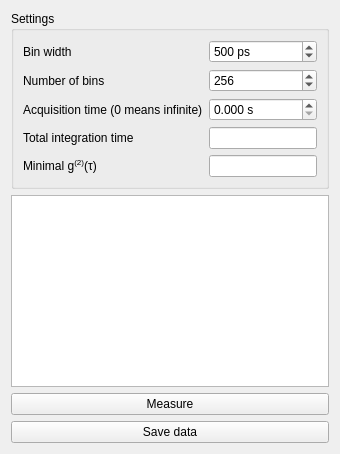
         <widget class="QWidget" name="TabHBT">
          <attribute name="title">
           <string>HBT</string>
          </attribute>
          <layout class="QVBoxLayout" name="verticalLayout_5">
           <item>
            <widget class="QGroupBox" name="GBHBTSettings">
             <property name="title">
              <string>Settings</string>
             </property>
             <layout class="QFormLayout" name="formLayout_3">
              <property name="leftMargin">
               <number>9</number>
              </property>
              <property name="topMargin">
               <number>9</number>
              </property>
              <property name="rightMargin">
               <number>9</number>
              </property>
              <property name="bottomMargin">
               <number>9</number>
              </property>
              <item row="0" column="0">
               <widget class="QLabel" name="LHBTBinWidth">
                <property name="text">
                 <string>Bin width</string>
                </property>
               </widget>
              </item>
              <item row="1" column="0">
               <widget class="QLabel" name="LHBTBinCount">
                <property name="text">
                 <string>Number of bins</string>
                </property>
               </widget>
              </item>
              <item row="1" column="1">
               <widget class="QSpinBox" name="SBHBTBinCount">
                <property name="minimum">
                 <number>20</number>
                </property>
                <property name="maximum">
                 <number>65535</number>
                </property>
                <property name="singleStep">
                 <number>10</number>
                </property>
                <property name="value">
                 <number>256</number>
                </property>
               </widget>
              </item>
              <item row="3" column="0">
               <widget class="QLabel" name="LHBTTotalIntegrationTime">
                <property name="text">
                 <string>Total integration time</string>
                </property>
               </widget>
              </item>
              <item row="3" column="1">
               <widget class="QLineEdit" name="LEHBTTotalIntegrationTime">
                <property name="readOnly">
                 <bool>true</bool>
                </property>
               </widget>
              </item>
              <item row="0" column="1">
               <widget class="QSpinBox" name="SBHBTBinWidth">
                <property name="suffix">
                 <string> ps</string>
                </property>
                <property name="prefix">
                 <string/>
                </property>
                <property name="minimum">
                 <number>1</number>
                </property>
                <property name="maximum">
                 <number>1000000</number>
                </property>
                <property name="value">
                 <number>500</number>
                </property>
               </widget>
              </item>
              <item row="4" column="1">
               <widget class="QLineEdit" name="LEHBTMinValue">
                <property name="readOnly">
                 <bool>true</bool>
                </property>
               </widget>
              </item>
              <item row="4" column="0">
               <widget class="QLabel" name="LHBTMinValue">
                <property name="text">
                 <string>&lt;html&gt;&lt;head/&gt;&lt;body&gt;&lt;p&gt;Minimal g&lt;span style=&quot; vertical-align:super;&quot;&gt;(2)&lt;/span&gt;(τ)&lt;/p&gt;&lt;/body&gt;&lt;/html&gt;</string>
                </property>
               </widget>
              </item>
              <item row="2" column="0">
               <widget class="QLabel" name="LHBTAcquisitionTime">
                <property name="text">
                 <string>Acquisition time (0 means infinite)</string>
                </property>
               </widget>
              </item>
              <item row="2" column="1">
               <widget class="QDoubleSpinBox" name="SBHBTAcquisitionTime">
                <property name="keyboardTracking">
                 <bool>false</bool>
                </property>
                <property name="suffix">
                 <string> s</string>
                </property>
                <property name="decimals">
                 <number>3</number>
                </property>
                <property name="maximum">
                 <double>3153600000.000000000000000</double>
                </property>
               </widget>
              </item>
             </layout>
            </widget>
           </item>
           <item>
            <widget class="QChartView" name="HBTChart"/>
           </item>
           <item>
            <widget class="QPushButton" name="BHBT">
             <property name="text">
              <string>Measure</string>
             </property>
             <property name="icon">
              <iconset resource="../../DynExpManager.qrc">
               <normaloff>:/DynExpManager/icons/Media-playback-start.svg</normaloff>:/DynExpManager/icons/Media-playback-start.svg</iconset>
             </property>
            </widget>
           </item>
           <item>
            <widget class="QPushButton" name="BHBTSaveData">
             <property name="text">
              <string>Save data</string>
             </property>
             <property name="icon">
              <iconset resource="../../DynExpManager.qrc">
               <normaloff>:/DynExpManager/icons/Document-save.svg</normaloff>:/DynExpManager/icons/Document-save.svg</iconset>
             </property>
            </widget>
           </item>
          </layout>
         </widget>
